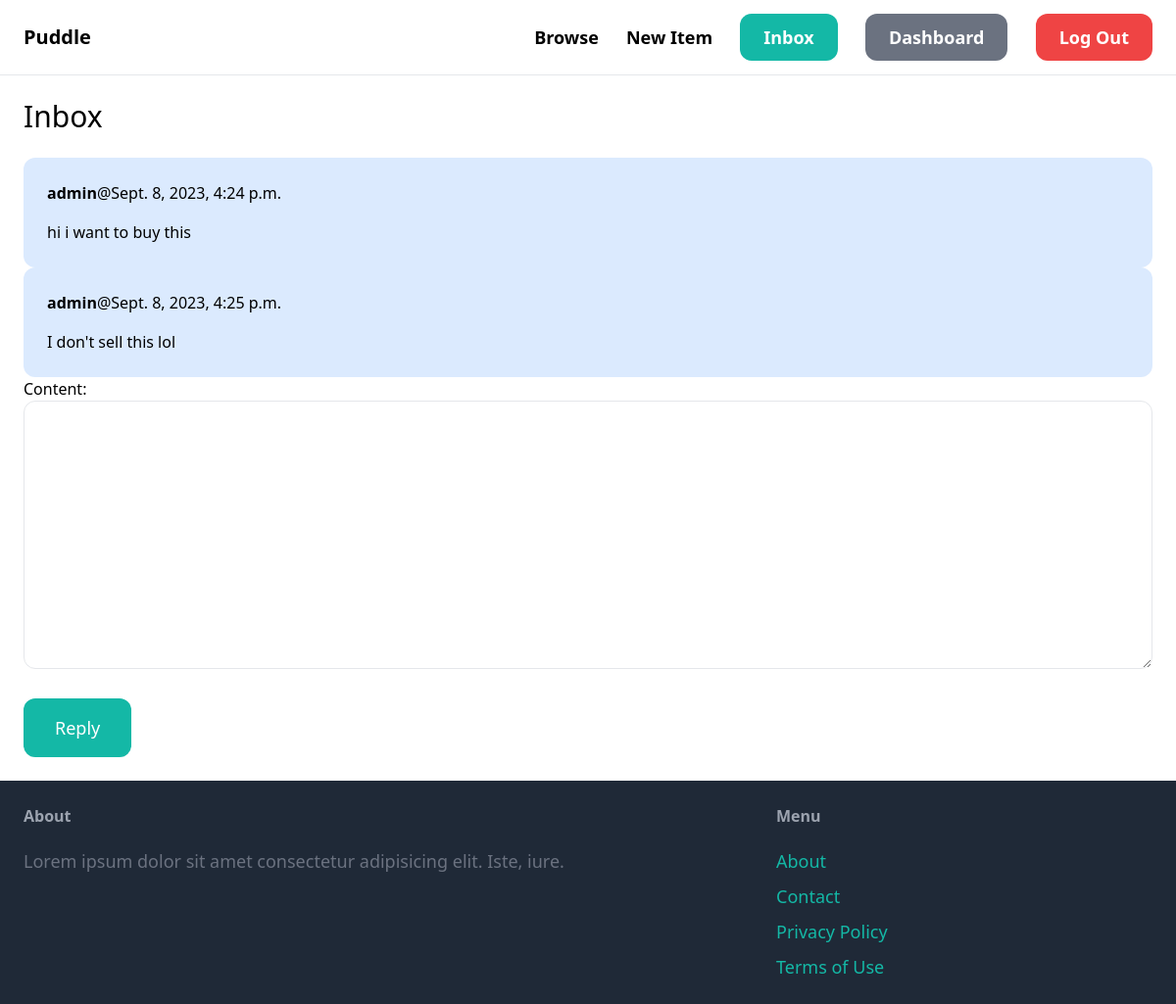
Page /inbox/3/ (signed in) on the committed database.
### conversation/models.py (models this page shows)
class ConversationMessage(models.Model):
    conversation = models.ForeignKey(Conversation,related_name='messages',on_delete=models.CASCADE)
    content = models.TextField()
    created_at = models.DateTimeField(auto_now_add=True)
    created_by = models.ForeignKey(User,related_name='created_messages',on_delete=models.CASCADE)

### conversation/views.py (the view, shortened to what this page needs)
# urls.py: path('<int:pk>/',views.detail,name='detail'),
@login_required
def detail(request,pk):
    conversation = Conversation.objects.filter(members__in=[request.user.id]).get(pk=pk)
    form = ConversationMesageForm(request.POST or None)
    return render(request,'detail.html',{
        'conversation' : conversation,
        'form' : form
    })

### conversation/forms.py
class ConversationMesageForm(forms.ModelForm):
    class Meta:
        model = ConversationMessage
        fields = ['content',]
        widgets = {
            'content' : forms.Textarea(attrs={
                'class' : 'w-full py-4 px-6 rounded-xl border'
            })
        }

### conversation/templates/detail.html (shortened to what this page needs)
{% extends 'main.html' %} {% block content %}
<h1 class="mb-6 text-3xl">Inbox</h1>
<div class="space-y-6">
  {%for message in conversation.messages.all %}
  <a href="">
    <div
      class="p-6 flex {%if message.created_by == request.user%} bg-blue-100 {%else%} bg-gray-100 {%endif%} rounded-xl"
    >
      <div>
        <p class="mb-4">
          <strong>{{ message.created_by.username }}</strong
          >@{{message.created_at}}
        </p>
        <p>{{ message.content }}</p>
      </div>
    </div>
  </a>
  {%endfor%}
</div>
<form action="." method="post">
  <div class="space-y-4">{{ form.as_p }}</div>
  <button
    class="mt-6 py-4 px-8 text-lg bg-teal-500 hover:bg-teal-700 rounded-xl text-white"
  >
    Reply
  </button>
</form>
{% endblock %}

### rows in the picture
ConversationMessage: created_by.username "admin", created_at "Sept. 8, 2023, 4:24 p.m.", content "hi i want to buy this"
ConversationMessage: created_by.username "admin", created_at "Sept. 8, 2023, 4:25 p.m.", content "I don't sell this lol"
